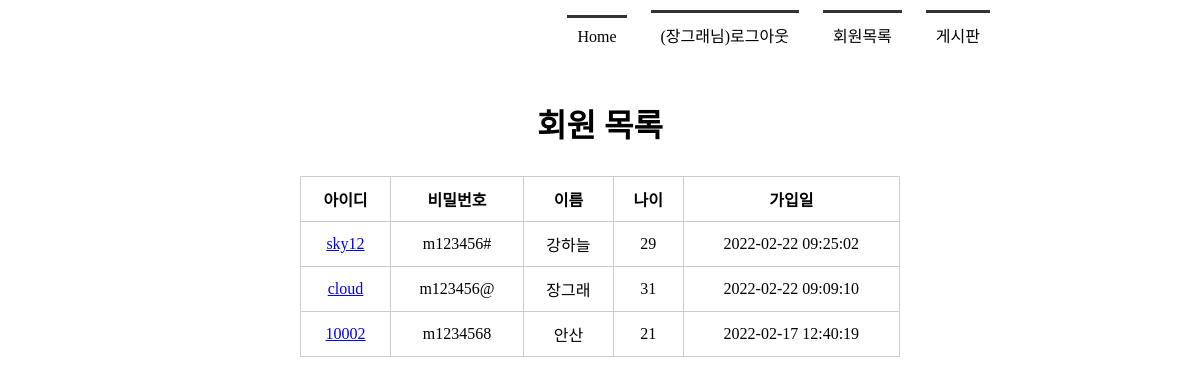
The page /memberlist/ (signed in) on the database its author committed.
### tables this page shows
CREATE TABLE member(
            mid char(5) PRIMARY KEY,
            passwd  char(8) NOT NULL,
            name    text NOT NULL,
            age integer,
            regDate timestamp date DEFAULT (datetime('now', 'localtime'))
        );

### app.py (the view)
@app.route('/memberlist/')
def memberlist():
    rs = select_member()
    return render_template('memberlist.html', rs = rs)

### model/model_member.py (called while the page is built)
def getconn():
    conn = sqlite3.connect("./members.db")
    return conn

def select_member():
    conn = getconn()
    cur = conn.cursor()
    sql = "SELECT * FROM member ORDER BY regDate DESC"
    cur.execute(sql)
    rs = cur.fetchall()
    conn.close()
    return rs

### templates/memberlist.html (shortened to what this page needs)
<!DOCTYPE html>
<html lang="en">
<head>
    <link rel="stylesheet" href="{{ url_for('static', filename='style.css')  }}">
</head>
<body>
    <div id="container">
        {% include 'navbar.html' %}
        <section>
            <h1>회원 목록</h1>
            <table>
                <tr>
                    <th>아이디</th><th>비밀번호</th><th>이름</th><th>나이</th><th>가입일</th>
                </tr>
                {% for i in rs %}
                <tr>
                    <td><a href="{{ url_for('member_view', id=i[0]) }}">{{ i[0] }}</a></td>
                    <td>{{ i[1] }}</td>
                    <td>{{ i[2] }}</td>
                    <td>{{ i[3] }}</td>
                    <td>{{ i[4] }}</td>
                </tr>
                {% endfor %}
            </table>
        </section>
    </div>
</body>
</html>

### templates/navbar.html
<header>
    <nav>
        <ul>
            {% if session %}
                <li><a href="{{ url_for('index') }}">Home</a></li>
                <li><a href="{{ url_for('logout') }}">({{ session['userName'] }}님)로그아웃</a></li>
                <li><a href="{{ url_for('memberlist') }}">회원목록</a></li>
                <li><a href="{{ url_for('boardlist') }}">게시판</a></li>
            {% else %}
                <li><a href="{{ url_for('index') }}">Home</a></li>
                <li><a href="{{ url_for('login') }}">로그인</a></li>
                <li><a href="{{ url_for('register') }}">회원가입</a></li>
                <li><a href="{{ url_for('boardlist') }}">게시판</a></li>
            {% endif %}
        </ul>
    </nav>
</header>

### static/style.css (style rules this page uses)
* { margin: 0; padding: 0; }
#container { width: 1000px; margin: 0 auto; }
header { height: 100px; }
nav ul { list-style: none; text-align: right; margin-right: 100px; }
nav ul li { display: inline-block; margin: 10px; border-top: 3px solid #333; padding: 10px; }
nav ul li a { text-decoration: none; color: #000; }
section { text-align: center; }
section h1 { font-size: 2em; margin-bottom: 30px; }
section table { width: 600px; margin:0 auto; border-collapse: collapse; }
section table, th, td { border: 1px solid #ccc; padding: 10px }

### rows shown on the page
member: userName "장그래", mid "cloud", passwd "m123456@", name "장그래", age "31", regDate "2022-02-22 09:09:10"
member: mid "sky12", passwd "m123456#", name "강하늘", age "29", regDate "2022-02-22 09:25:02"
member: mid "10002", passwd "m1234568", name "안산", age "21", regDate "2022-02-17 12:40:19"
